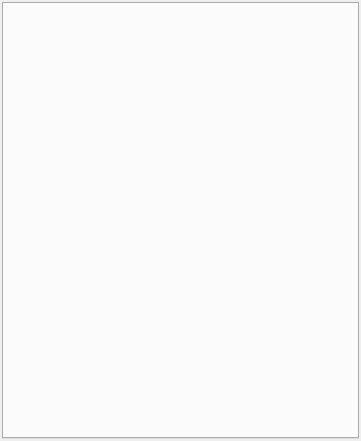
<?xml version="1.0" encoding="UTF-8"?>
<ui version="4.0">
 <class>RendererSettingsPanel</class>
 <widget class="QWidget" name="RendererSettingsPanel">
  <property name="geometry">
   <rect>
    <x>0</x>
    <y>0</y>
    <width>361</width>
    <height>441</height>
   </rect>
  </property>
  <property name="sizePolicy">
   <sizepolicy hsizetype="Preferred" vsizetype="Preferred">
    <horstretch>0</horstretch>
    <verstretch>0</verstretch>
   </sizepolicy>
  </property>
  <property name="minimumSize">
   <size>
    <width>320</width>
    <height>0</height>
   </size>
  </property>
  <property name="windowTitle">
   <string>Parameters</string>
  </property>
  <layout class="QVBoxLayout" name="verticalLayout">
   <property name="spacing">
    <number>2</number>
   </property>
   <property name="leftMargin">
    <number>2</number>
   </property>
   <property name="topMargin">
    <number>2</number>
   </property>
   <property name="rightMargin">
    <number>2</number>
   </property>
   <property name="bottomMargin">
    <number>2</number>
   </property>
   <item>
    <widget class="QTabWidget" name="TW_ParameterTabs">
     <property name="sizePolicy">
      <sizepolicy hsizetype="Preferred" vsizetype="Preferred">
       <horstretch>0</horstretch>
       <verstretch>0</verstretch>
      </sizepolicy>
     </property>
     <property name="minimumSize">
      <size>
       <width>10</width>
       <height>10</height>
      </size>
     </property>
     <property name="currentIndex">
      <number>-1</number>
     </property>
    </widget>
   </item>
  </layout>
 </widget>
 <resources/>
 <connections/>
</ui>
